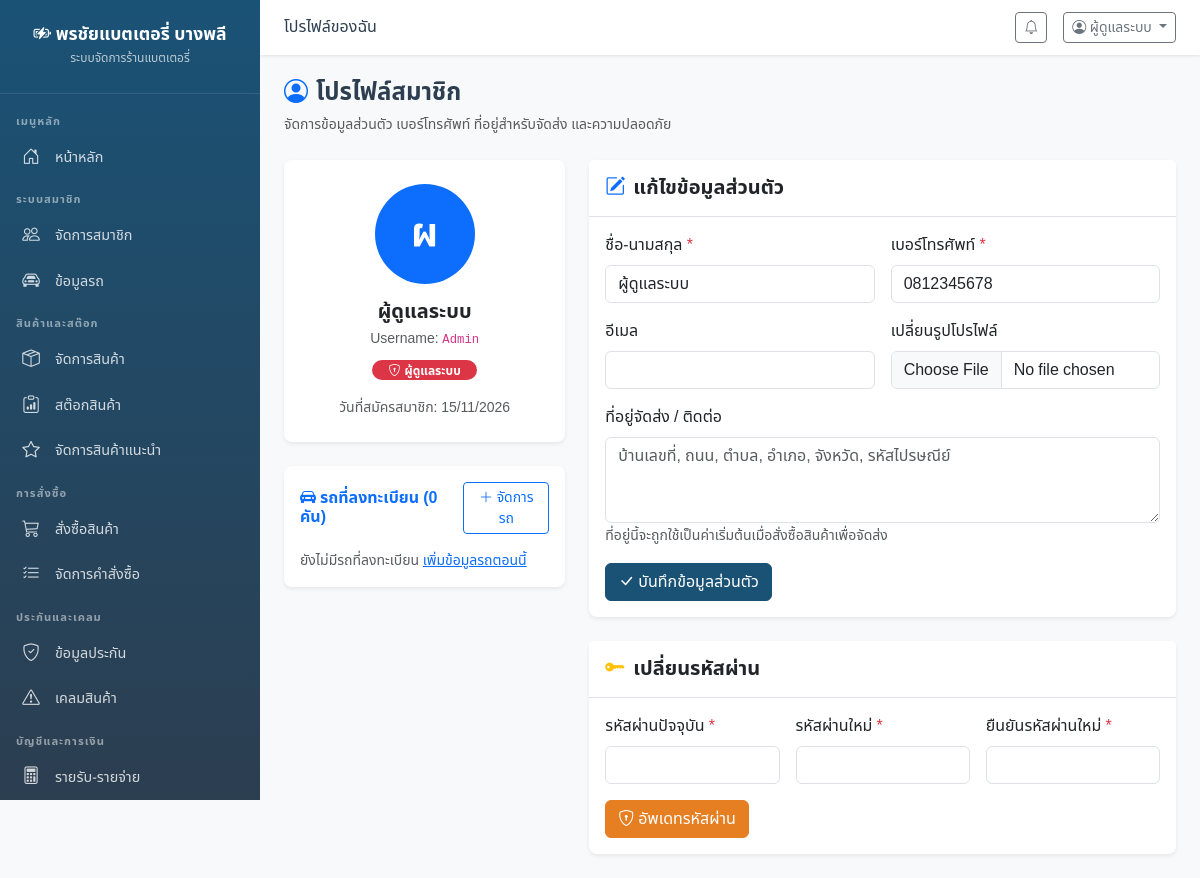
The app's page /profile.php (signed in) with its own data.
### tables this page shows
CREATE TABLE IF NOT EXISTS users (
    id INT AUTO_INCREMENT PRIMARY KEY,
    username VARCHAR(100) NOT NULL UNIQUE,
    password VARCHAR(255) NOT NULL,
    fullname VARCHAR(200) NOT NULL,
    phone VARCHAR(20) NOT NULL,
    email VARCHAR(200),
    address TEXT,
    role ENUM('admin','staff','customer') DEFAULT 'customer',
    profile_image VARCHAR(500),
    created_at TIMESTAMP DEFAULT CURRENT_TIMESTAMP,
    updated_at TIMESTAMP DEFAULT CURRENT_TIMESTAMP ON UPDATE CURRENT_TIMESTAMP
);

### profile.php (the view, shortened to what this page needs)
<?php
$db = getDB();
$userId = (int)$_SESSION['user_id'];
$stmt = $db->prepare("SELECT * FROM users WHERE id = ?");
$stmt->execute([$userId]);
$user = $stmt->fetch();
$stmtV = $db->prepare("SELECT mv.*, cb.name as brand_name FROM member_vehicles mv LEFT JOIN car_brands cb ON mv.brand_id = cb.id WHERE mv.user_id = ?");
$stmtV->execute([$userId]);
$myVehicles = $stmtV->fetchAll();
require_once __DIR__ . '/header.php';
?>
<div class="page-header">
    <div>
        <h4 class="mb-1"><i class="bi bi-person-circle text-primary me-2"></i>โปรไฟล์สมาชิก</h4>
        <small class="text-muted">จัดการข้อมูลส่วนตัว เบอร์โทรศัพท์ ที่อยู่สำหรับจัดส่ง และความปลอดภัย</small>
    </div>
</div>
<div class="row g-4">
    <div class="col-lg-4">
        <div class="card border-0 shadow-sm rounded-3 mb-4 text-center p-4">
            <div class="position-relative d-inline-block mx-auto mb-3">
                <?php if (!empty($user['profile_image'])): ?>
                    <img src="<?= SITE_URL . htmlspecialchars($user['profile_image']) ?>" class="rounded-circle border" style="width: 100px; height: 100px; object-fit: cover;">
                <?php else: ?>
                    <div class="rounded-circle bg-primary text-white d-flex align-items-center justify-content-center fw-bold mx-auto fs-1" style="width: 100px; height: 100px;">
                        <?= mb_substr($user['fullname'], 0, 1, 'UTF-8') ?>
                    </div>
                <?php endif; ?>
            </div>
            <h5 class="fw-bold mb-1"><?= htmlspecialchars($user['fullname']) ?></h5>
            <div class="text-muted small mb-2">Username: <code><?= htmlspecialchars($user['username']) ?></code></div>
            <div>
                <?php if ($user['role'] === 'admin'): ?>
                    <span class="badge bg-danger rounded-pill px-3 py-1"><i class="bi bi-shield-lock me-1"></i>ผู้ดูแลระบบ</span>
                <?php elseif ($user['role'] === 'staff'): ?>
                    <span class="badge bg-info text-dark rounded-pill px-3 py-1"><i class="bi bi-person-gear me-1"></i>พนักงาน</span>
                <?php else: ?>
                    <span class="badge bg-success rounded-pill px-3 py-1"><i class="bi bi-person-check me-1"></i>สมาชิกลูกค้า</span>
                <?php endif; ?>
            </div>
            <div class="text-muted small mt-3">
                วันที่สมัครสมาชิก: <?= date('d/m/Y', strtotime($user['created_at'])) ?>
            </div>
        </div>
        <div class="card border-0 shadow-sm rounded-3 p-3">
            <div class="d-flex justify-content-between align-items-center mb-3">
                <h6 class="fw-bold mb-0 text-primary"><i class="bi bi-car-front-fill me-1"></i>รถที่ลงทะเบียน (<?= count($myVehicles) ?> คัน)</h6>
                <a href="<?= SITE_URL ?>vehicles.php" class="btn btn-sm btn-outline-primary"><i class="bi bi-plus-lg"></i> จัดการรถ</a>
            </div>
            <?php if (empty($myVehicles)): ?>
                <p class="text-muted small mb-0">ยังไม่มีรถที่ลงทะเบียน <a href="<?= SITE_URL ?>vehicles.php">เพิ่มข้อมูลรถตอนนี้</a></p>
            <?php endif; ?>
        </div>
    </div>
    <div class="col-lg-8">
        <div class="card border-0 shadow-sm rounded-3 mb-4">
            <div class="card-header bg-white py-3 border-bottom">
                <h5 class="card-title mb-0 fw-bold"><i class="bi bi-pencil-square text-primary me-2"></i>แก้ไขข้อมูลส่วนตัว</h5>
            </div>
            <div class="card-body">
                <form method="POST" action="" enctype="multipart/form-data">
                    <div class="row g-3 mb-3">
                        <div class="col-md-6">
                            <label class="form-label">ชื่อ-นามสกุล <span class="text-danger">*</span></label>
                            <input type="text" class="form-control" name="fullname" value="<?= htmlspecialchars($user['fullname']) ?>" required>
                        </div>
                        <div class="col-md-6">
                            <label class="form-label">เบอร์โทรศัพท์ <span class="text-danger">*</span></label>
                            <input type="text" class="form-control" name="phone" value="<?= htmlspecialchars($user['phone']) ?>" required>
                        </div>
                        <div class="col-md-6">
                            <label class="form-label">อีเมล</label>
                            <input type="email" class="form-control" name="email" value="<?= htmlspecialchars($user['email'] ?? '') ?>">
                        </div>
                        <div class="col-md-6">
                            <label class="form-label">เปลี่ยนรูปโปรไฟล์</label>
                            <input type="file" class="form-control" name="profile_image" accept="image/*">
                        </div>
                        <div class="col-12">
                            <label class="form-label">ที่อยู่จัดส่ง / ติดต่อ</label>
                            <textarea class="form-control" name="address" rows="3" placeholder="บ้านเลขที่, ถนน, ตำบล, อำเภอ, จังหวัด, รหัสไปรษณีย์"><?= htmlspecialchars($user['address'] ?? '') ?></textarea>
                            <small class="text-muted">ที่อยู่นี้จะถูกใช้เป็นค่าเริ่มต้นเมื่อสั่งซื้อสินค้าเพื่อจัดส่ง</small>
                        </div>
                    </div>
                    <button type="submit" class="btn btn-primary"><i class="bi bi-check-lg me-1"></i>บันทึกข้อมูลส่วนตัว</button>
                </form>
            </div>
        </div>
        <div class="card border-0 shadow-sm rounded-3">
            <div class="card-header bg-white py-3 border-bottom">
                <h5 class="card-title mb-0 fw-bold"><i class="bi bi-key-fill text-warning me-2"></i>เปลี่ยนรหัสผ่าน</h5>
            </div>
            <div class="card-body">
                <form method="POST" action="">
                    <div class="row g-3 mb-3">
                        <div class="col-md-4">
                            <label class="form-label">รหัสผ่านปัจจุบัน <span class="text-danger">*</span></label>
                            <input type="password" class="form-control" name="old_password" required>
                        </div>
                        <div class="col-md-4">
                            <label class="form-label">รหัสผ่านใหม่ <span class="text-danger">*</span></label>
                            <input type="password" class="form-control" name="new_password" required minlength="6">
                        </div>
                        <div class="col-md-4">
                            <label class="form-label">ยืนยันรหัสผ่านใหม่ <span class="text-danger">*</span></label>
                            <input type="password" class="form-control" name="confirm_password" required minlength="6">
                        </div>
                    </div>
                    <button type="submit" class="btn btn-warning"><i class="bi bi-shield-lock me-1"></i>อัพเดทรหัสผ่าน</button>
                </form>
            </div>
        </div>
    </div>
</div>
<?php require_once __DIR__ . '/footer.php'; ?>

### header.php (style rules this page uses)
:root { --primary: #1a5276; --primary-light: #2980b9; --secondary: #e67e22; --success: #27ae60; --danger: #e74c3c; --dark: #2c3e50; --light-bg: #f8f9fa; --sidebar-width: 260px; }
* { font-family: 'Noto Sans Thai', sans-serif; }
body { background: var(--light-bg); }
.btn-primary { background: var(--primary); border-color: var(--primary); }
.btn-warning { background: var(--secondary); border-color: var(--secondary); color: #fff; }
.page-header { display: flex; align-items: center; justify-content: space-between; margin-bottom: 1.5rem; flex-wrap: wrap; gap: 1rem; }
.page-header h4 { margin: 0; font-weight: 700; color: var(--dark); }

### records on screen
users: fullname "ผ", fullname "ผู้ดูแลระบบ", username "Admin", created_at "15/11/2026", phone "0812345678"

### other values on screen
SITE_NAME "พรชัยแบตเตอรี่ บางพลี"
$pageTitle "โปรไฟล์ของฉัน"
$_SESSION['fullname'] "ผู้ดูแลระบบ"
count($myVehicles) "0"
